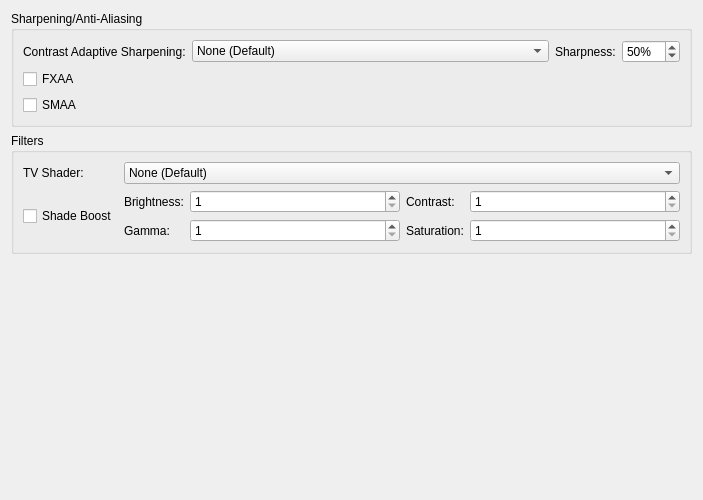
<?xml version="1.0" encoding="UTF-8"?>
<ui version="4.0">
 <class>GraphicsPostProcessingSettingsTab</class>
 <widget class="QWidget" name="GraphicsPostProcessingSettingsTab">
  <property name="geometry">
   <rect>
    <x>0</x>
    <y>0</y>
    <width>703</width>
    <height>500</height>
   </rect>
  </property>
  <property name="windowTitle">
   <string/>
  </property>
  <layout class="QVBoxLayout" name="verticalLayout">
   <item>
    <widget class="QGroupBox" name="sharpeningGroup">
     <property name="title">
      <string>Sharpening/Anti-Aliasing</string>
     </property>
     <layout class="QFormLayout" name="formLayout_2">
      <item row="0" column="0">
       <widget class="QLabel" name="casModeLabel">
        <property name="text">
         <string extracomment="You might find an official translation for this on AMD's website (Spanish version linked): https://www.amd.com/es/technologies/radeon-software-fidelityfx">Contrast Adaptive Sharpening:</string>
        </property>
        <property name="buddy">
         <cstring>casMode</cstring>
        </property>
       </widget>
      </item>
      <item row="0" column="1">
       <layout class="QHBoxLayout" name="casLayout" stretch="1,0">
        <item>
         <widget class="QComboBox" name="casMode">
          <property name="sizePolicy">
           <sizepolicy hsizetype="Ignored" vsizetype="Fixed">
            <horstretch>0</horstretch>
            <verstretch>0</verstretch>
           </sizepolicy>
          </property>
          <item>
           <property name="text">
            <string>None (Default)</string>
           </property>
          </item>
          <item>
           <property name="text">
            <string>Sharpen Only (Internal Resolution)</string>
           </property>
          </item>
          <item>
           <property name="text">
            <string>Sharpen and Resize (Display Resolution)</string>
           </property>
          </item>
         </widget>
        </item>
        <item>
         <layout class="QHBoxLayout" name="sharpnessLayout">
          <item>
           <widget class="QLabel" name="casSharpnessLabel">
            <property name="text">
             <string>Sharpness:</string>
            </property>
            <property name="buddy">
             <cstring>casSharpness</cstring>
            </property>
           </widget>
          </item>
          <item>
           <widget class="QSpinBox" name="casSharpness">
            <property name="suffix">
             <string extracomment="Percentage sign that will appear next to a number. Add a space or whatever is needed before depending on your language.">%</string>
            </property>
            <property name="maximum">
             <number>100</number>
            </property>
            <property name="value">
             <number>50</number>
            </property>
           </widget>
          </item>
         </layout>
        </item>
       </layout>
      </item>
      <item row="1" column="0" colspan="2">
       <widget class="QCheckBox" name="fxaa">
        <property name="text">
         <string>FXAA</string>
        </property>
       </widget>
      </item>
	  <item row="2" column="0" colspan="2">
	   <widget class="QCheckBox" name="smaa">
		 <property name="text">
		  <string>SMAA</string>
		 </property>
		</widget>
	  </item>
     </layout>
    </widget>
   </item>
   <item>
    <widget class="QGroupBox" name="filtersLayout">
     <property name="title">
      <string>Filters</string>
     </property>
     <layout class="QGridLayout" name="gridLayout_4">
      <item row="1" column="0">
       <widget class="QCheckBox" name="shadeBoost">
        <property name="text">
         <string>Shade Boost</string>
        </property>
       </widget>
      </item>
      <item row="1" column="1">
       <layout class="QGridLayout" name="gridLayout" columnstretch="0,1,0,1">
        <item row="0" column="0">
         <widget class="QLabel" name="brightnessLabel">
          <property name="text">
           <string>Brightness:</string>
          </property>
          <property name="buddy">
           <cstring>shadeBoostBrightness</cstring>
          </property>
         </widget>
        </item>
        <item row="0" column="3">
         <widget class="QSpinBox" name="shadeBoostContrast">
          <property name="minimum">
           <number>1</number>
          </property>
          <property name="maximum">
           <number>100</number>
          </property>
         </widget>
        </item>
        <item row="0" column="2">
         <widget class="QLabel" name="contrastLabel">
          <property name="text">
           <string>Contrast:</string>
          </property>
          <property name="buddy">
           <cstring>shadeBoostContrast</cstring>
          </property>
         </widget>
        </item>
        <item row="0" column="1">
         <widget class="QSpinBox" name="shadeBoostBrightness">
          <property name="minimum">
           <number>1</number>
          </property>
          <property name="maximum">
           <number>100</number>
          </property>
         </widget>
        </item>
        <item row="1" column="0">
         <widget class="QLabel" name="gammaLabel">
          <property name="text">
           <string>Gamma:</string>
          </property>
          <property name="buddy">
           <cstring>shadeBoostGamma</cstring>
          </property>
         </widget>
        </item>
        <item row="1" column="1">
         <widget class="QSpinBox" name="shadeBoostGamma">
          <property name="minimum">
           <number>1</number>
          </property>
          <property name="maximum">
           <number>100</number>
          </property>
         </widget>
        </item>
        <item row="1" column="2">
         <widget class="QLabel" name="saturationLabel">
          <property name="text">
           <string>Saturation:</string>
          </property>
          <property name="buddy">
           <cstring>shadeBoostSaturation</cstring>
          </property>
         </widget>
        </item>
        <item row="1" column="3">
         <widget class="QSpinBox" name="shadeBoostSaturation">
          <property name="minimum">
           <number>1</number>
          </property>
          <property name="maximum">
           <number>100</number>
          </property>
         </widget>
        </item>
       </layout>
      </item>
      <item row="0" column="0">
       <widget class="QLabel" name="tvShaderLabel">
        <property name="text">
         <string>TV Shader:</string>
        </property>
        <property name="buddy">
         <cstring>tvShader</cstring>
        </property>
       </widget>
      </item>
      <item row="0" column="1">
       <widget class="QComboBox" name="tvShader">
        <item>
         <property name="text">
          <string>None (Default)</string>
         </property>
        </item>
        <item>
         <property name="text">
          <string>Scanline Filter</string>
         </property>
        </item>
        <item>
         <property name="text">
          <string>Diagonal Filter</string>
         </property>
        </item>
        <item>
         <property name="text">
          <string>Triangular Filter</string>
         </property>
        </item>
        <item>
         <property name="text">
          <string>Wave Filter</string>
         </property>
        </item>
        <item>
         <property name="text">
          <string extracomment="Lottes = Timothy Lottes, the creator of the shader filter. Leave as-is. CRT= Cathode Ray Tube, an old type of television technology.">Lottes CRT</string>
         </property>
        </item>
        <item>
         <property name="text">
          <string>4xRGSS downsampling (4x Rotated Grid SuperSampling)</string>
         </property>
        </item>
        <item>
         <property name="text">
          <string>NxAGSS downsampling (Nx Automatic Grid SuperSampling)</string>
         </property>
        </item>
       </widget>
      </item>
     </layout>
    </widget>
   </item>
   <item>
    <spacer name="verticalSpacer">
     <property name="orientation">
      <enum>Qt::Orientation::Vertical</enum>
     </property>
     <property name="sizeHint" stdset="0">
      <size>
       <width>20</width>
       <height>0</height>
      </size>
     </property>
    </spacer>
   </item>
  </layout>
 </widget>
 <tabstops>
  <tabstop>casMode</tabstop>
  <tabstop>casSharpness</tabstop>
  <tabstop>fxaa</tabstop>
  <tabstop>smaa</tabstop>
  <tabstop>tvShader</tabstop>
  <tabstop>shadeBoost</tabstop>
  <tabstop>shadeBoostBrightness</tabstop>
  <tabstop>shadeBoostContrast</tabstop>
  <tabstop>shadeBoostGamma</tabstop>
  <tabstop>shadeBoostSaturation</tabstop>
 </tabstops>
 <resources/>
 <connections/>
</ui>
